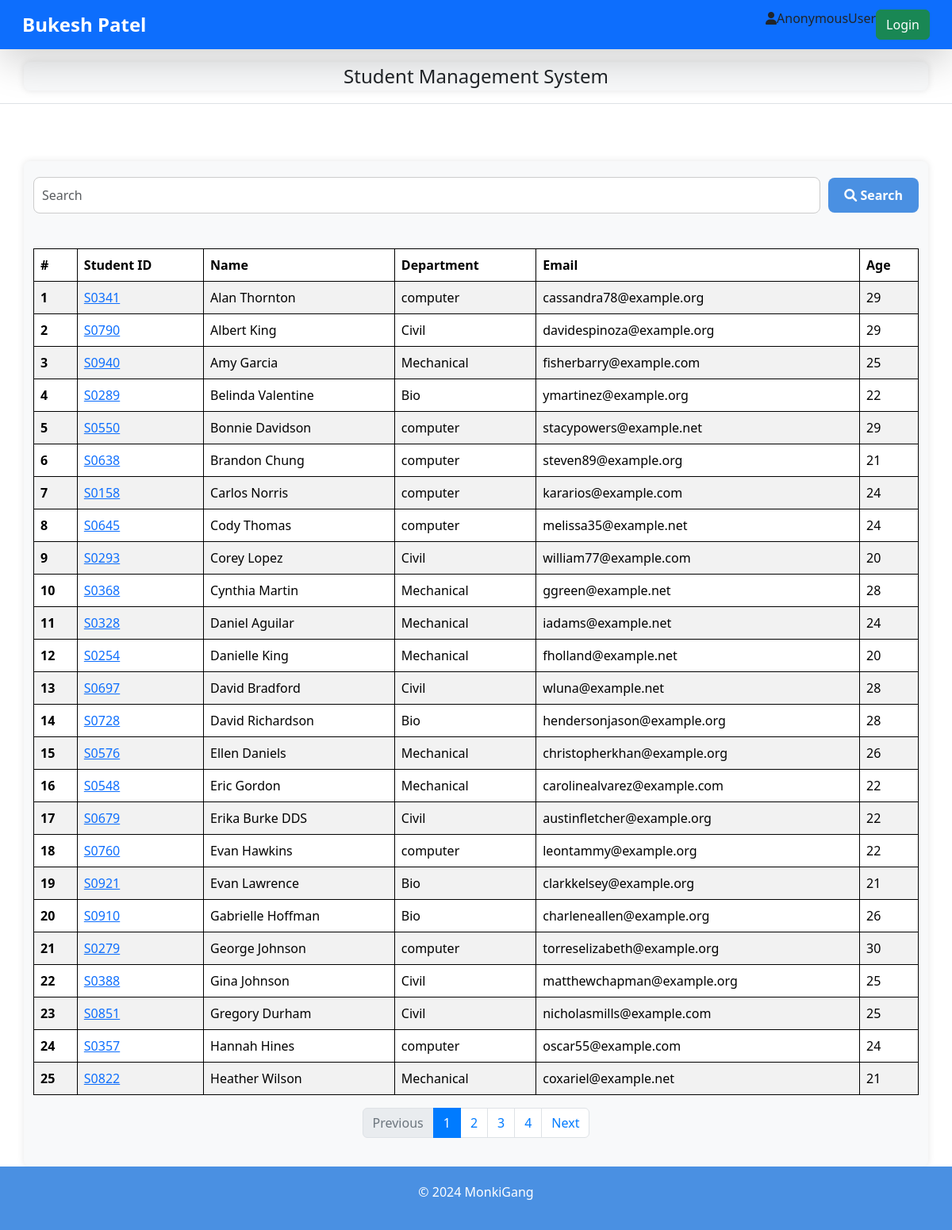
The page /students/ on the database its author committed.
### report_card/models.py (models this page shows, shortened)
class Student(models.Model):
    department = models.ForeignKey(Department, related_name="depart", on_delete=models.CASCADE)
    student_id = models.OneToOneField(StudentID, related_name="studentid", on_delete=models.CASCADE)
    student_name = models.CharField(max_length=100)
    student_email = models.EmailField(unique=True)
    student_age = models.IntegerField(default=18)
    student_address = models.TextField()
    class Meta:
        ordering = ['student_name']
        verbose_name = 'student'   #table name

class StudentID(models.Model):
    student_id = models.CharField(max_length=100)
    def __str__(self) -> str:
        return self.student_id

class Department(models.Model):
    department = models.CharField(max_length=100)
    class Meta:
        ordering = ['department']

### report_card/views.py (the view, shortened to what this page needs)
# urls.py: path('students/', get_students, name='get_student'),
def get_students(request):
    queryset = Student.objects.all()
    paginator = Paginator(queryset, 25)  # Show 25 students per page.
    page_number = request.GET.get("page", 1)
    page_obj = paginator.get_page(page_number)
    print(page_obj)
    return render(request, "students.html", {"queryset": page_obj})

### report_card/templates/students.html (shortened to what this page needs)
{% extends "base.html" %}
{% block start %}
<header class="py-3 mb-4 border-bottom">
    <div class="container d-flex flex-wrap justify-content-center align-items-center" style="text-align: center;">
        <a class="d-flex align-items-center mb-3 mb-lg-0 text-dark text-decoration-none">
            <span class="fs-4">Student Management System</span>
        </a>
    </div>
</header>
<div class="container mt-5" style="padding-top: 20px; padding-bottom: 20px;">
    <form class="search-form">
        <input class="form-control" placeholder="Search" name="search">
        <button class="btn btn-success"><i class="fa fa-search"></i> Search</button>
    </form>
    <br>
    <table class="table table-striped table-hover">
        <thead>
            <tr>
                <th scope="col">#</th>
                <th scope="col">Student ID</th>
                <th scope="col">Name</th>
                <th scope="col">Department</th>
                <th scope="col">Email</th>
                <th scope="col">Age</th>
            </tr>
        </thead>
        <tbody>
            {% for student in queryset %}
            <tr>
                <th scope="row">{{ forloop.counter }}</th>
                <td>
                    <a href ="{% url 'see_marks' student.student_id %}" >{{student.student_id}}</a>
                </td>
                <td>{{ student.student_name }}</td>
                <td>{{ student.department.department }}</td>
                <td>{{ student.student_email }}</td>
                <td>{{ student.student_age }}</td>
            </tr>
            {% endfor %}
        </tbody>
    </table>
    <nav aria-label="Page navigation example">
        <ul class="pagination justify-content-center">
            {% if queryset.has_previous %}
                <li class="page-item">
                    <a class="page-link" href="?page={{ queryset.previous_page_number }}">Previous</a>
                </li>
            {% else %}
                <li class="page-item disabled">
                    <a class="page-link" href="#">Previous</a>
                </li>
            {% endif %}
            {% for page_num in queryset.paginator.page_range %}
                {% if page_num == queryset.number %}
                    <li class="page-item active">
                        <a class="page-link" href="#">{{ page_num }}</a>
                    </li>
                {% else %}
                    <li class="page-item">
                        <a class="page-link" href="?page={{ page_num }}">{{ page_num }}</a>
                    </li>
                {% endif %}
            {% endfor %}
            {% if queryset.has_next %}
                <li class="page-item">
                    <a class="page-link" href="?page={{ queryset.next_page_number }}">Next</a>
                </li>
            {% else %}
                <li class="page-item disabled">
                    <a class="page-link" href="#">Next</a>
                </li>
            {% endif %}
        </ul>
    </nav>
</div>
{% endblock %}

### home/templates/base.html (shortened to what this page needs)
<!DOCTYPE html>
<html lang="en">
<head>
    <link href="https://cdn.jsdelivr.net/npm/bootstrap@5.3.3/dist/css/bootstrap.min.css" rel="stylesheet">
    <link rel="stylesheet" href="https://cdnjs.cloudflare.com/ajax/libs/font-awesome/6.0.0-beta3/css/all.min.css">
</head>
<body>
  <nav class="navbar dark bg-primary shadow-lg">
    <div class="container-fluid content">
        <a href="http://127.0.0.1:8000/students" class="navbar-brand" href="#">Bukesh Patel</a>
        <form class="d-flex" role="search">
            <p class="username">
                <i class="fa fa-user"></i>{{ request.user }}
            </p>
            {% if request.user.is_authenticated %}
            <a href="/logout/" class="btn btn-danger" type="submit">Logout</a>
            {% else %}
            <a href="/login/" class="btn btn-success" type="submit">Login</a>
            {% endif %}
        </form>
    </div>
  </nav>
    {% block start %}
    {% endblock %}
<footer class="footer" >
    <p>© 2024 MonkiGang</p>
</footer>
</body>
</html>

### home/templates/base.html (style rules this page uses)
table, th, td { border: 1px solid black; }
.navbar { padding: 0.5rem 1rem; }
.navbar-brand { font-size: 1.5rem; font-weight: bold; color: #fff; }
.d-flex { display: flex; align-items: center; }
.container-fluid { display: flex; justify-content: space-between; align-items: center; }
.content { flex: 1; }
body { min-height: 100vh; display: flex; flex-direction: column; }
.footer { flex-shrink: 0; background-color: #4a90e2; color: white; text-align: center; padding: 20px; margin-top: auto; left: 0; bottom: 0; right: 0; }

### report_card/templates/students.html (style rules this page uses)
.container { background-color: #f8f9fa; border-radius: 8px; box-shadow: 0 0 10px rgba(0, 0, 0, 0.1); }
.table thead { background-color: #007bff; color: white; }
.page-link { color: #007bff; }
.page-item.active .page-link { background-color: #007bff; border-color: #007bff; }
.page-item.disabled .page-link { color: #6c757d; }
.search-form { display: flex; justify-content: center; align-items: center; margin-bottom: 20px; }
.search-form input { flex: 1; margin-right: 10px; padding: 10px; border-radius: 8px; border: 1px solid #ccc; }
.search-form button { padding: 10px 20px; border: none; border-radius: 8px; background-color: #4a90e2; color: white; font-weight: bold; cursor: pointer; }

### rows shown on the page
Student: student_id "S0341", student_name "Alan Thornton", department.department "computer", student_email "cassandra78@example.org", student_age "29"
Student: student_id "S0790", student_name "Albert King", department.department "Civil", student_email "davidespinoza@example.org", student_age "29"
Student: student_id "S0940", student_name "Amy Garcia", department.department "Mechanical", student_email "fisherbarry@example.com", student_age "25"
Student: student_id "S0289", student_name "Belinda Valentine", department.department "Bio", student_email "ymartinez@example.org", student_age "22"
Student: student_id "S0550", student_name "Bonnie Davidson", department.department "computer", student_email "stacypowers@example.net", student_age "29"
Student: student_id "S0638", student_name "Brandon Chung", department.department "computer", student_email "steven89@example.org", student_age "21"
Student: student_id "S0158", student_name "Carlos Norris", department.department "computer", student_email "kararios@example.com", student_age "24"
Student: student_id "S0645", student_name "Cody Thomas", department.department "computer", student_email "melissa35@example.net", student_age "24"
Student: student_id "S0293", student_name "Corey Lopez", department.department "Civil", student_email "william77@example.com", student_age "20"
Student: student_id "S0368", student_name "Cynthia Martin", department.department "Mechanical", student_email "ggreen@example.net", student_age "28"
Student: student_id "S0328", student_name "Daniel Aguilar", department.department "Mechanical", student_email "iadams@example.net", student_age "24"
Student: student_id "S0254", student_name "Danielle King", department.department "Mechanical", student_email "fholland@example.net", student_age "20"
Student: student_id "S0697", student_name "David Bradford", department.department "Civil", student_email "wluna@example.net", student_age "28"
Student: student_id "S0728", student_name "David Richardson", department.department "Bio", student_email "hendersonjason@example.org", student_age "28"
Student: student_id "S0576", student_name "Ellen Daniels", department.department "Mechanical", student_email "christopherkhan@example.org", student_age "26"
Student: student_id "S0548", student_name "Eric Gordon", department.department "Mechanical", student_email "carolinealvarez@example.com", student_age "22"
Student: student_id "S0679", student_name "Erika Burke DDS", department.department "Civil", student_email "austinfletcher@example.org", student_age "22"
Student: student_id "S0760", student_name "Evan Hawkins", department.department "computer", student_email "leontammy@example.org", student_age "22"
Student: student_id "S0921", student_name "Evan Lawrence", department.department "Bio", student_email "clarkkelsey@example.org", student_age "21"
Student: student_id "S0910", student_name "Gabrielle Hoffman", department.department "Bio", student_email "charleneallen@example.org", student_age "26"
Student: student_id "S0279", student_name "George Johnson", department.department "computer", student_email "torreselizabeth@example.org", student_age "30"
Student: student_id "S0388", student_name "Gina Johnson", department.department "Civil", student_email "matthewchapman@example.org", student_age "25"
Student: student_id "S0851", student_name "Gregory Durham", department.department "Civil", student_email "nicholasmills@example.com", student_age "25"
Student: student_id "S0357", student_name "Hannah Hines", department.department "computer", student_email "oscar55@example.com", student_age "24"
Student: student_id "S0822", student_name "Heather Wilson", department.department "Mechanical", student_email "coxariel@example.net", student_age "21"

### other values the page prints
{{ request.user }} "AnonymousUser"
{{ page_num }} "1"
{{ page_num }} "2" "3" "4"
